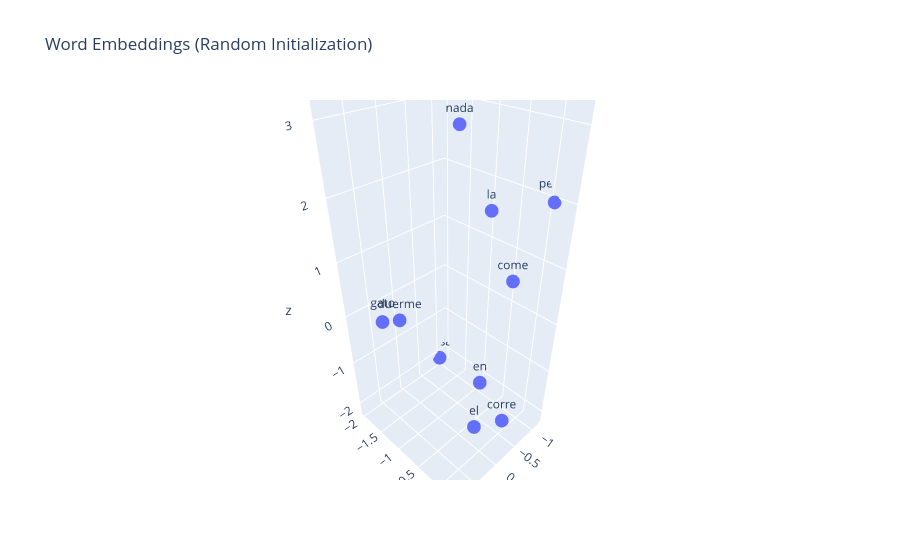

Source (notebook cell):
### Code cell
# Celda 5: Visualize initial embeddings (3D interactive!)
print("=== Initial Embeddings (random) ===")

# Get all embeddings
embeddings = embedding_layer.weight.detach().numpy()

# Create DataFrame for Plotly
df = pd.DataFrame(embeddings, columns=['x', 'y', 'z'])
df['word'] = vocab
df['index'] = range(len(vocab))

# 3D scatter plot
fig = px.scatter_3d(df, x='x', y='y', z='z', text='word', 
                    title='Word Embeddings (Random Initialization)')
fig.update_traces(marker=dict(size=8), textposition='top center')
fig.show()

### Figure 1 — Plotly figure (JSON) as saved in the notebook; plotly's stock layout.template omitted (floating-point values rounded to 4 significant figures)
{"data": [{"hovertemplate": "x=%{x}<br>y=%{y}<br>z=%{z}<br>word=%{text}<extra></extra>", "legendgroup": "", "marker": {"color": "#636efa", "size": 8, "symbol": "circle"}, "mode": "markers+text", "name": "", "scene": "scene", "showlegend": false, "text": ["el", "la", "gato", "perro", "come", "duerme", "en", "casa", "corre", "nada"], "textposition": "top center", "type": "scatter3d", "x": [0.5189, -0.3216, 0.8763, -1.178, -0.4058, 0.4703, -0.3913, -0.9954, -0.1518, 0.604], "y": [0.3026, -0.286, -1.181, 0.07318, 0.07976, -1.316, -0.388, -2.005, 0.3015, 0.02867], "z": [-0.9143, 2.001, 0.3812, 1.954, 1.066, 0.1019, -1.203, -2.129, -1.364, 3.3]}], "layout": {"legend": {"tracegroupgap": 0}, "scene": {"domain": {"x": [0, 1], "y": [0, 1]}, "xaxis": {"title": {"text": "x"}}, "yaxis": {"title": {"text": "y"}}, "zaxis": {"title": {"text": "z"}}}, "title": {"text": "Word Embeddings (Random Initialization)"}}}
